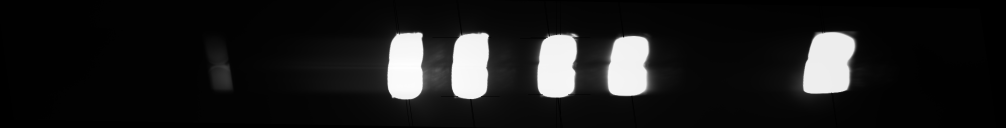
#> input picture CalibrationImage.tif, 2012 x 256 px, given in place of CalibrationImage.tiff, which was not available (shown at 1/2 size)
$ python CAS_preprocess_02_spyder_Smrithi.py
#> lines starting #> are read from the running program, lines starting #| are printed output that depends on the picture; pictures that were not available may be replaced by others from this repository, and a replacement may not be noted
# -*- coding: utf-8 -*-
"""
Created on Wed Dec  3 13:40:47 2025

@author: carrie.stine
"""

# %% DESCRIPTION
# Pre-process step 2
# - Performs wavelength calibration to camera pixels.
# - Needs:
   # - CalibrationImage.tiff from pre-process set 1
# - Uses the prism Sellmeier equation for the material N-SF11 to fit wavelength
# to pixels.
# - Saves:
    # - A 300x2 matrix in .hdf5 format with pixels as one column and wavelength
    # that corresponds to that pixel as a second column.
# %% setup/imports
import numpy as np
import os
import matplotlib.pyplot as plt
from scipy.optimize import curve_fit
from PIL import Image
from scipy.signal import find_peaks
import pandas as pd
from pathlib import Path
import h5py

# %% Enter the session id
session_id = '836732_2025-12-03T10_23_42.2755328-08_00'

# %% Calculate and plot the refractive index of SCOTT optical glass N-SF11
# Create an array of wavelengths in the visible spectrum
wavelength = np.arange(0.4,0.7,0.001) # array goes from 400nm to 700nm with a step size of 1nm


# Compute the refractive index as a function of wavelength using the Sellmeier dispersion formula for N-SF11
n = np.sqrt(1 + ((1.73759695*wavelength**2)/((wavelength**2)-0.013188707)) + ((0.313747356*wavelength**2)/((wavelength**2)-0.0623068142)) + ((1.89878101*wavelength**2)/((wavelength**2)-155.23629)))

# Plot the refractive index vs wavelength
f, ax = plt.subplots(figsize=(6,2))
ax.plot(n, 1000*wavelength) # convert the wavelength from um to nm for better readability
ax.set(ylabel='Wavelength (nm)', xlabel='Refractive index')
plt.show()
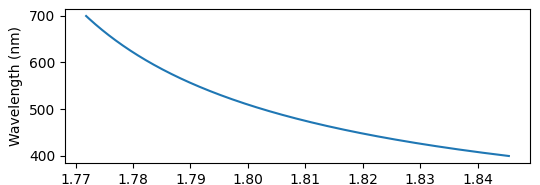
#> figure drawn by matplotlib, 1 panel

# Define prism geometry needed to compute the angle of deviation
theta_I = 60.8 # theta_I = angle of incidence of the incoming light on the first face (specific to the HSFP system's optical alignment)
alpha = 60 # alpha = prism apex angle (physical constant for the prism itself from manufacturer data sheet; the angle between the two refracting faces of the prism)

# Calculate the deviation angle for each wavelength (based on Snell's Law, computes how much the light beam is deflected
# after passing through the prism for each wavlength)
theta_D = theta_I - alpha + np.rad2deg(np.arcsin((np.sin(np.deg2rad(alpha))*np.sqrt(n**2 - np.sin(np.deg2rad(theta_I))**2)) - (np.sin(np.deg2rad(theta_I))*np.cos(np.deg2rad(alpha)))))

# Plot the angle of deviation vs wavelength
f, ax = plt.subplots(figsize=(6,2))
ax.plot(theta_D, 1000*wavelength) # convert the wavelength from um to nm for better readability
ax.set(ylabel='Wavelength (nm)', xlabel='Angle of deviation')
plt.show()
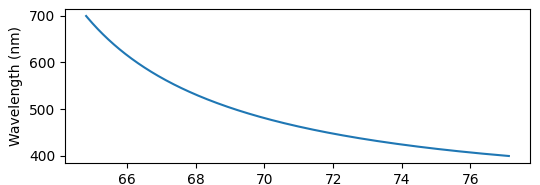
#> figure drawn by matplotlib, 1 panel

# %% Plot the calibration image with all 5 lasers turned on (generated in preprocess step 1)

# Load calibration sequence image
# point to the results directory
data_dir = r"C:\output_data\\" # NEED TO CORRECT FOR CODE OCEAN
path = os.path.join(data_dir, session_id)
results_path = os.path.join(path, 'fib') # NEED TO CORRECT FOR CODE OCEAN
results_dir = Path(results_path)

# Open the calibration image generated in preprocess step 1 (located in results folder)
I = Image.open(results_dir / 'CalibrationImage.tiff')
#> I is the input picture: PIL image 2012x256 I; min 0, max 14166, mean 1581.7

# convert the image into a 3D numpy array (num_frames, height, width)
im = np.array(I)

# Display the calibration image
f,ax = plt.subplots(figsize=(6,6))
ax.imshow(im)
ax.set(xlabel='Camera pixels')
ax.grid(False)

# Extract center position of each laser from image
im_line = np.mean(im,axis=0) # take the mean intensity across rows, creating a 1D intensity profile along the horizontal direction
#> im_line = 2012 values, max 7529.8 at index 816, min 0 at index 1993, mean 1581.7
laser_pix, _ = find_peaks(im_line, height=2000, distance=50) #find peaks brighter than 4000 and at least 100 pixels apart
#> laser_pix = [816, 939, 1120, 1261, 1654]

# Plot the intensity profile with detected peaks
f, ax = plt.subplots(figsize=(6,2))
ax.plot(im_line)
ax.plot(laser_pix, im_line[laser_pix], 'x')
plt.show()
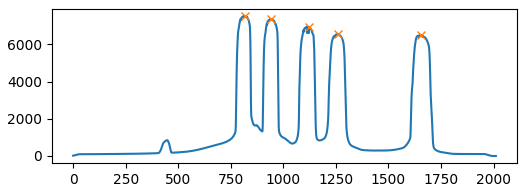
#> figure drawn by matplotlib, 1 panel; curve peaks at x = 816, y = 7529.8

# Print the x-coordinates of the peaks where each laser is located
print('X-coordinates of each laser\'s center: ')
laser_pix

# %% Fit a relationship between each wavelength and its pixel position on the camera sensor

# Optimization function to return pixel value given angle of deviation as input
# f_lambda_r: pixel position of a reference wavelength that makes a right angle with the camera sensor
# r: distance from convergence point (prism) to camera sensor
# theta_D_r: angle of deviation of the right angled reference wavelength

# Original fit (nonlinear gemoetric optics model:)
# def wave(xdata, f_lambda_r, r, theta_D_r):
    #return np.tan(np.deg2rad(theta_D_r - xdata))*r + f_lambda_r

# Changed fit to a linear fit
def wave(xdata, a, b):
    return a*xdata + b

lasers = np.array([0.561, 0.514, 0.488, 0.445, 0.405]) # Lasers used for calibration, in um
theta_I = 60.8 # Angle of incidence on the prism
alpha = 60 # Apex angle of prism

# Compute the refractive index for each laser using the Sellmeier equation for N-SF11 glass; returns refractive index 'n' as a function of wavelength
n = np.sqrt(1 + ((1.73759695*lasers**2)/((lasers**2)-0.013188707)) + ((0.313747356*lasers**2)/((lasers**2)-0.0623068142)) + ((1.89878101*lasers**2)/((lasers**2)-155.23629)))

# Compute angle of deviation for each wavelength (based on Snell's law)
xdata = theta_I - alpha + np.rad2deg(np.arcsin((np.sin(np.deg2rad(alpha))*np.sqrt(n**2 - np.sin(np.deg2rad(theta_I))**2)) - (np.sin(np.deg2rad(theta_I))*np.cos(np.deg2rad(alpha)))))

# Save the pixel positions where the lasers ended up on the camera as 'ydata'
ydata = laser_pix
#> ydata = [816, 939, 1120, 1261, 1654]

# Fit the calibration curve
# popt, pcov = curve_fit(wave, xdata, ydata, bounds=([1, -np.inf, 60],[2048, np.inf, 80]))
popt, pcov = curve_fit(wave, xdata, ydata) # finds the best parameters a and b in the linear equation defined by wave
#> popt = [89.32, -5165.3]; pcov = [[33.7, -2385.6], [-2385.6, 169235.8]]

# Visualize the linear fit along with the observed data to confirm calibratoin worked correctly
f, ax = plt.subplots(figsize=(6,2))
ax.plot(xdata, ydata, 'bo')
ax.plot(xdata, wave(xdata, *popt), 'r-')
ax.set(ylabel='Camera pixel', xlabel='Angle of deviation')
plt.show()
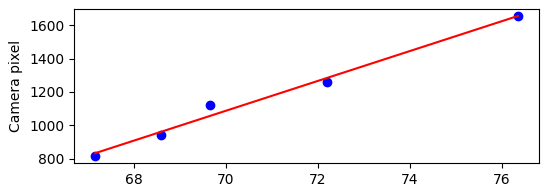
#> figure drawn by matplotlib, 1 panel

# Print the calibration parameters
print('Calibration parameters [slope, intercept] of the optimization curve: ')
popt

# %% From the optimization curve, extract pixel position for all wavelengths

# Create an array of wavelengths in the visible spectrum
wavelength = np.arange(0.4,0.7,0.001) # array goes from 400nm to 700nm with a step size of 1nm

# Compute the refractive index as a function of wavelength
n = np.sqrt(1 + ((1.73759695*wavelength**2)/((wavelength**2)-0.013188707)) + ((0.313747356*wavelength**2)/((wavelength**2)-0.0623068142)) + ((1.89878101*wavelength**2)/((wavelength**2)-155.23629)))

# Compute the angle of deviation for each wavelength
theta_I = 60.8
alpha = 60
theta_D = theta_I - alpha + np.rad2deg(np.arcsin((np.sin(np.deg2rad(alpha))*np.sqrt(n**2 - np.sin(np.deg2rad(theta_I))**2)) - (np.sin(np.deg2rad(theta_I))*np.cos(np.deg2rad(alpha)))))

# Convert the deviation angle to the camera pixel position by applying the fitted calibration curve
#pixel_value = wave(theta_D, popt[0],popt[1],popt[2])
pixel_value = wave(theta_D, popt[0],popt[1])
#> pixel_value = 300 values, max 1723 at index 0, min 623.5 at index 299, mean 947.5

# Plot wavelength vs camera pixel
f, ax = plt.subplots(figsize=(8,3))
ax.plot(pixel_value, 1000*wavelength, 'b-') # model-predicted relationship (pixel --> wavelength)
ax.plot(laser_pix, 1000*lasers, 'ro') # measured calibration lasers
ax.set(xlabel='Camera pixel', ylabel='Wavelength(nm)')
plt.show()
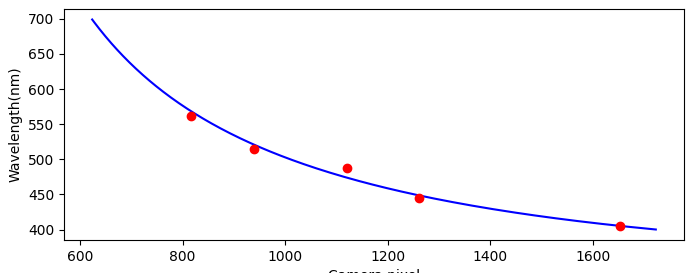
#> figure drawn by matplotlib, 1 panel

# Overlay two x-axes (pixel vs deviation angle)
fig = plt.figure(figsize=(8,3))
ax1 = fig.add_subplot(111, label='1')
ax1.plot(pixel_value, 1000*wavelength, color='C0', linewidth=3)
ax1.set_xlabel('Camera pixel', color='C0')
ax1.set_ylabel('Wavelength (nm)', color='C3')
ax2 = fig.add_subplot(111, label='2', frame_on=False)
ax2.plot(theta_D, 1000*wavelength, '--', color='C1', linewidth=2)
ax2.xaxis.tick_top()
ax2.set_xlabel('Angle of deviation', color='C1')
ax2.xaxis.set_label_position('top')
plt.show()
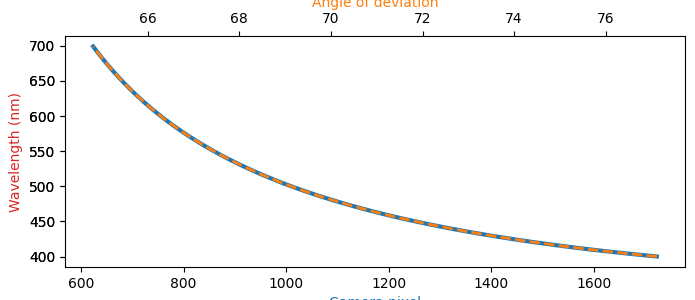
#> figure drawn by matplotlib, 2 panels

# Read from calibration.txt
with open(os.path.join(results_dir, 'calibration.txt'),'r') as f:
#> (reads calibration.txt from the repository)
    for line in f:
        name, value = line.strip().split(' = ') # read parameters stored in the calibration.txt file
        exec(f'{name} = {value}')

# Apply the x-offset and round pixel positions to integers
#> (the run stopped early here; a loop or call above may not have finished)
